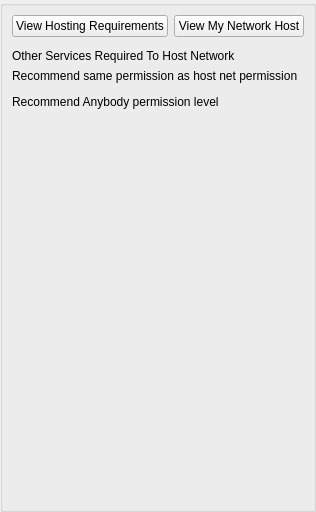
<?xml version="1.0" encoding="UTF-8"?>
<ui version="4.0">
 <class>AppletSettingsHostNetworkUi</class>
 <widget class="QWidget" name="AppletSettingsHostNetworkUi">
  <property name="geometry">
   <rect>
    <x>0</x>
    <y>0</y>
    <width>309</width>
    <height>512</height>
   </rect>
  </property>
  <property name="windowTitle">
   <string>Host A Network</string>
  </property>
  <layout class="QVBoxLayout" name="verticalLayout">
   <property name="spacing">
    <number>0</number>
   </property>
   <property name="leftMargin">
    <number>0</number>
   </property>
   <property name="topMargin">
    <number>0</number>
   </property>
   <property name="rightMargin">
    <number>0</number>
   </property>
   <property name="bottomMargin">
    <number>0</number>
   </property>
   <item>
    <widget class="QGroupBox" name="ItemsGroupBox">
     <property name="minimumSize">
      <size>
       <width>0</width>
       <height>0</height>
      </size>
     </property>
     <property name="title">
      <string/>
     </property>
     <layout class="QVBoxLayout" name="verticalLayout_2">
      <item>
       <layout class="QHBoxLayout" name="horizontalLayout">
        <item>
         <widget class="QPushButton" name="m_HostingRequirementsButton">
          <property name="text">
           <string>View Hosting Requirements</string>
          </property>
         </widget>
        </item>
        <item>
         <widget class="QPushButton" name="m_ViewMyNetworkButton">
          <property name="text">
           <string>View My Network Host</string>
          </property>
         </widget>
        </item>
       </layout>
      </item>
      <item>
       <widget class="PluginSettingsWidget" name="m_PluginSettingsWidget" native="true"/>
      </item>
      <item>
       <widget class="QLabel" name="label">
        <property name="text">
         <string>Other Services Required To Host Network</string>
        </property>
       </widget>
      </item>
      <item>
       <widget class="QLabel" name="label_3">
        <property name="text">
         <string>Recommend same permission as host net permission</string>
        </property>
       </widget>
      </item>
      <item>
       <widget class="PermissionWidget" name="m_GroupListPermissionWidget" native="true">
        <property name="sizePolicy">
         <sizepolicy hsizetype="Expanding" vsizetype="Preferred">
          <horstretch>0</horstretch>
          <verstretch>0</verstretch>
         </sizepolicy>
        </property>
       </widget>
      </item>
      <item>
       <widget class="QLabel" name="label_2">
        <property name="text">
         <string>Recommend Anybody permission level</string>
        </property>
       </widget>
      </item>
      <item>
       <widget class="PermissionWidget" name="m_ConnectTestPermissinWidget" native="true"/>
      </item>
      <item>
       <widget class="FriendListWidget" name="friendListWidget" native="true">
        <property name="sizePolicy">
         <sizepolicy hsizetype="Expanding" vsizetype="Expanding">
          <horstretch>0</horstretch>
          <verstretch>0</verstretch>
         </sizepolicy>
        </property>
       </widget>
      </item>
     </layout>
    </widget>
   </item>
  </layout>
 </widget>
 <customwidgets>
  <customwidget>
   <class>FriendListWidget</class>
   <extends>QWidget</extends>
   <header>FriendListWidget.h</header>
   <container>1</container>
  </customwidget>
  <customwidget>
   <class>PermissionWidget</class>
   <extends>QWidget</extends>
   <header>PermissionWidget.h</header>
   <container>1</container>
  </customwidget>
  <customwidget>
   <class>PluginSettingsWidget</class>
   <extends>QWidget</extends>
   <header>PluginSettingsWidget.h</header>
   <container>1</container>
  </customwidget>
 </customwidgets>
 <resources/>
 <connections/>
</ui>
